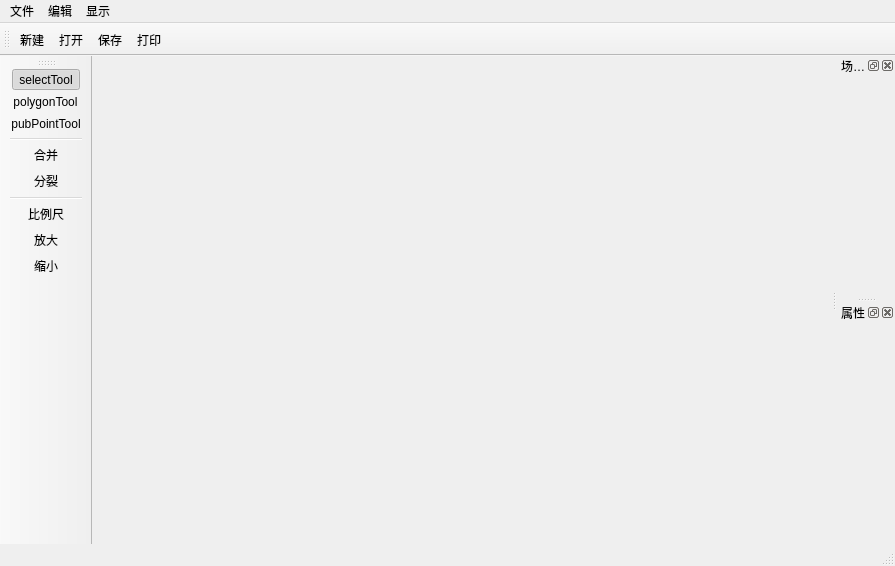
<?xml version="1.0" encoding="UTF-8"?>
<ui version="4.0">
 <class>MainWindow</class>
 <widget class="QMainWindow" name="MainWindow">
  <property name="geometry">
   <rect>
    <x>0</x>
    <y>0</y>
    <width>895</width>
    <height>566</height>
   </rect>
  </property>
  <property name="windowTitle">
   <string>MainWindow</string>
  </property>
  <widget class="QWidget" name="centralWidget"/>
  <widget class="QMenuBar" name="menuBar">
   <property name="geometry">
    <rect>
     <x>0</x>
     <y>0</y>
     <width>895</width>
     <height>21</height>
    </rect>
   </property>
   <widget class="QMenu" name="menu_File">
    <property name="title">
     <string>文件</string>
    </property>
    <addaction name="actionNew"/>
    <addaction name="actionOpen"/>
    <addaction name="actionRecent"/>
    <addaction name="separator"/>
    <addaction name="actionClose"/>
    <addaction name="actionSave"/>
    <addaction name="actionSaveAs"/>
    <addaction name="separator"/>
    <addaction name="actionPrintCurrent"/>
    <addaction name="actionPrint"/>
    <addaction name="separator"/>
   </widget>
   <widget class="QMenu" name="menu">
    <property name="title">
     <string>编辑</string>
    </property>
    <addaction name="actionUndo"/>
    <addaction name="actionRedo"/>
    <addaction name="separator"/>
    <addaction name="actionAddFloor"/>
    <addaction name="actionAddFuncArea"/>
    <addaction name="actionAddPubpoint"/>
    <addaction name="separator"/>
    <addaction name="actionDelete"/>
   </widget>
   <widget class="QMenu" name="menu_2">
    <property name="title">
     <string>显示</string>
    </property>
    <addaction name="actionShowText"/>
    <addaction name="actionFont"/>
    <addaction name="separator"/>
    <addaction name="actionZoomIn"/>
    <addaction name="actionZoomOut"/>
    <addaction name="actionResetZoom"/>
   </widget>
   <addaction name="menu_File"/>
   <addaction name="menu"/>
   <addaction name="menu_2"/>
  </widget>
  <widget class="QToolBar" name="mainToolBar">
   <attribute name="toolBarArea">
    <enum>TopToolBarArea</enum>
   </attribute>
   <attribute name="toolBarBreak">
    <bool>false</bool>
   </attribute>
   <addaction name="actionNew"/>
   <addaction name="actionOpen"/>
   <addaction name="actionSave"/>
   <addaction name="actionPrint"/>
  </widget>
  <widget class="QStatusBar" name="statusBar"/>
  <widget class="QToolBar" name="toolToolBar">
   <property name="windowTitle">
    <string>toolBar</string>
   </property>
   <attribute name="toolBarArea">
    <enum>LeftToolBarArea</enum>
   </attribute>
   <attribute name="toolBarBreak">
    <bool>false</bool>
   </attribute>
   <addaction name="actionSelectTool"/>
   <addaction name="actionPolygonTool"/>
   <addaction name="actionPubPointTool"/>
   <addaction name="separator"/>
   <addaction name="actionMergeTool"/>
   <addaction name="actionSplitTool"/>
   <addaction name="separator"/>
   <addaction name="actionScaleTool"/>
   <addaction name="actionZoomIn"/>
   <addaction name="actionZoomOut"/>
  </widget>
  <widget class="QDockWidget" name="dockTreeWidget">
   <property name="windowTitle">
    <string>场景结构</string>
   </property>
   <attribute name="dockWidgetArea">
    <number>2</number>
   </attribute>
   <widget class="QWidget" name="dockTreeWidgetContents">
    <property name="sizePolicy">
     <sizepolicy hsizetype="Preferred" vsizetype="Preferred">
      <horstretch>0</horstretch>
      <verstretch>0</verstretch>
     </sizepolicy>
    </property>
   </widget>
  </widget>
  <widget class="QDockWidget" name="dockPropertyWidget">
   <property name="windowTitle">
    <string>属性</string>
   </property>
   <attribute name="dockWidgetArea">
    <number>2</number>
   </attribute>
   <widget class="QWidget" name="dockPropWidgetContents"/>
  </widget>
  <action name="actionOpen">
   <property name="icon">
    <iconset resource="IndoorMapEditor.qrc">
     <normaloff>:/src/icon/fileopen.png</normaloff>:/src/icon/fileopen.png</iconset>
   </property>
   <property name="text">
    <string>打开...</string>
   </property>
   <property name="toolTip">
    <string>打开文件</string>
   </property>
   <property name="shortcut">
    <string>Ctrl+O</string>
   </property>
  </action>
  <action name="actionSave">
   <property name="icon">
    <iconset resource="IndoorMapEditor.qrc">
     <normaloff>:/src/icon/filesave.png</normaloff>:/src/icon/filesave.png</iconset>
   </property>
   <property name="text">
    <string>保存</string>
   </property>
   <property name="toolTip">
    <string>保存文件</string>
   </property>
   <property name="shortcut">
    <string>Ctrl+S</string>
   </property>
  </action>
  <action name="actionNew">
   <property name="icon">
    <iconset resource="IndoorMapEditor.qrc">
     <normaloff>:/src/icon/filenew.png</normaloff>:/src/icon/filenew.png</iconset>
   </property>
   <property name="text">
    <string>新建</string>
   </property>
   <property name="toolTip">
    <string>新建文件</string>
   </property>
   <property name="shortcut">
    <string>Ctrl+N</string>
   </property>
  </action>
  <action name="actionClose">
   <property name="text">
    <string>关闭</string>
   </property>
   <property name="toolTip">
    <string>关闭文件</string>
   </property>
   <property name="shortcut">
    <string>Ctrl+W</string>
   </property>
  </action>
  <action name="actionRecent">
   <property name="text">
    <string>最近打开的文件</string>
   </property>
   <property name="toolTip">
    <string>最近打开的文件</string>
   </property>
  </action>
  <action name="actionSaveAs">
   <property name="text">
    <string>另存为...</string>
   </property>
   <property name="toolTip">
    <string>另存为文件</string>
   </property>
   <property name="shortcut">
    <string>Ctrl+Shift+S</string>
   </property>
  </action>
  <action name="actionQuit">
   <property name="text">
    <string>退出</string>
   </property>
   <property name="toolTip">
    <string>退出程序</string>
   </property>
  </action>
  <action name="actionPrint">
   <property name="icon">
    <iconset resource="IndoorMapEditor.qrc">
     <normaloff>:/src/icon/fileprint.png</normaloff>:/src/icon/fileprint.png</iconset>
   </property>
   <property name="text">
    <string>打印...</string>
   </property>
   <property name="toolTip">
    <string>打印</string>
   </property>
   <property name="shortcut">
    <string>Ctrl+P</string>
   </property>
  </action>
  <action name="actionExport">
   <property name="text">
    <string>导出</string>
   </property>
  </action>
  <action name="actionPolygonTool">
   <property name="checkable">
    <bool>true</bool>
   </property>
   <property name="icon">
    <iconset resource="IndoorMapEditor.qrc">
     <normaloff>:/src/icon/polygon.png</normaloff>:/src/icon/polygon.png</iconset>
   </property>
   <property name="text">
    <string>polygonTool</string>
   </property>
   <property name="toolTip">
    <string>创建多边形</string>
   </property>
  </action>
  <action name="actionSelectTool">
   <property name="checkable">
    <bool>true</bool>
   </property>
   <property name="checked">
    <bool>true</bool>
   </property>
   <property name="icon">
    <iconset resource="IndoorMapEditor.qrc">
     <normaloff>:/src/icon/select.png</normaloff>:/src/icon/select.png</iconset>
   </property>
   <property name="text">
    <string>selectTool</string>
   </property>
   <property name="toolTip">
    <string>选择工具</string>
   </property>
  </action>
  <action name="actionPubPointTool">
   <property name="checkable">
    <bool>true</bool>
   </property>
   <property name="icon">
    <iconset resource="IndoorMapEditor.qrc">
     <normaloff>:/src/icon/pubpoint.png</normaloff>:/src/icon/pubpoint.png</iconset>
   </property>
   <property name="text">
    <string>pubPointTool</string>
   </property>
   <property name="toolTip">
    <string>添加功能点</string>
   </property>
  </action>
  <action name="actionPanTool">
   <property name="checkable">
    <bool>true</bool>
   </property>
   <property name="icon">
    <iconset resource="IndoorMapEditor.qrc">
     <normaloff>:/src/icon/pan.png</normaloff>:/src/icon/pan.png</iconset>
   </property>
   <property name="text">
    <string>panTool</string>
   </property>
   <property name="toolTip">
    <string>平移工具</string>
   </property>
  </action>
  <action name="actionUndo">
   <property name="icon">
    <iconset resource="IndoorMapEditor.qrc">
     <normaloff>:/src/icon/editundo.png</normaloff>:/src/icon/editundo.png</iconset>
   </property>
   <property name="text">
    <string>撤销</string>
   </property>
   <property name="shortcut">
    <string>Ctrl+Z</string>
   </property>
  </action>
  <action name="actionRedo">
   <property name="icon">
    <iconset resource="IndoorMapEditor.qrc">
     <normaloff>:/src/icon/editredo.png</normaloff>:/src/icon/editredo.png</iconset>
   </property>
   <property name="text">
    <string>重做</string>
   </property>
   <property name="shortcut">
    <string>Ctrl+Shift+Z</string>
   </property>
  </action>
  <action name="actionAddFloor">
   <property name="text">
    <string>添加楼层</string>
   </property>
  </action>
  <action name="actionAddFuncArea">
   <property name="text">
    <string>添加房间</string>
   </property>
  </action>
  <action name="actionAddPubpoint">
   <property name="text">
    <string>添加公共设施点</string>
   </property>
  </action>
  <action name="actionDelete">
   <property name="text">
    <string>删除</string>
   </property>
   <property name="shortcut">
    <string>Del</string>
   </property>
  </action>
  <action name="actionZoomTool">
   <property name="icon">
    <iconset resource="IndoorMapEditor.qrc">
     <normaloff>:/src/icon/zoomin.png</normaloff>:/src/icon/zoomin.png</iconset>
   </property>
   <property name="text">
    <string>放缩</string>
   </property>
   <property name="toolTip">
    <string>缩放场景</string>
   </property>
  </action>
  <action name="actionShowText">
   <property name="checkable">
    <bool>true</bool>
   </property>
   <property name="checked">
    <bool>true</bool>
   </property>
   <property name="text">
    <string>显示店铺名称</string>
   </property>
   <property name="toolTip">
    <string>显示视图中的店铺名称</string>
   </property>
  </action>
  <action name="actionFont">
   <property name="text">
    <string>字体...</string>
   </property>
   <property name="toolTip">
    <string>设置视图中的字体</string>
   </property>
  </action>
  <action name="actionZoomIn">
   <property name="icon">
    <iconset resource="IndoorMapEditor.qrc">
     <normaloff>:/src/icon/zoomin.png</normaloff>:/src/icon/zoomin.png</iconset>
   </property>
   <property name="text">
    <string>放大</string>
   </property>
   <property name="toolTip">
    <string>放大场景</string>
   </property>
   <property name="shortcut">
    <string>Ctrl+=</string>
   </property>
  </action>
  <action name="actionZoomOut">
   <property name="icon">
    <iconset resource="IndoorMapEditor.qrc">
     <normaloff>:/src/icon/zoomout.png</normaloff>:/src/icon/zoomout.png</iconset>
   </property>
   <property name="text">
    <string>缩小</string>
   </property>
   <property name="toolTip">
    <string>缩小场景</string>
   </property>
   <property name="shortcut">
    <string>Ctrl+-</string>
   </property>
  </action>
  <action name="actionResetZoom">
   <property name="text">
    <string>重置缩放</string>
   </property>
   <property name="toolTip">
    <string>重置场景缩放</string>
   </property>
  </action>
  <action name="actionMergeTool">
   <property name="checkable">
    <bool>true</bool>
   </property>
   <property name="icon">
    <iconset resource="IndoorMapEditor.qrc">
     <normaloff>:/src/icon/merge.png</normaloff>:/src/icon/merge.png</iconset>
   </property>
   <property name="text">
    <string>合并
</string>
   </property>
   <property name="toolTip">
    <string>合并店铺</string>
   </property>
  </action>
  <action name="actionSplitTool">
   <property name="checkable">
    <bool>true</bool>
   </property>
   <property name="icon">
    <iconset resource="IndoorMapEditor.qrc">
     <normaloff>:/src/icon/split.png</normaloff>:/src/icon/split.png</iconset>
   </property>
   <property name="text">
    <string>分裂</string>
   </property>
   <property name="toolTip">
    <string>分裂店铺工具</string>
   </property>
  </action>
  <action name="actionScaleTool">
   <property name="checkable">
    <bool>true</bool>
   </property>
   <property name="icon">
    <iconset resource="IndoorMapEditor.qrc">
     <normaloff>:/src/icon/scale.png</normaloff>:/src/icon/scale.png</iconset>
   </property>
   <property name="text">
    <string>比例尺</string>
   </property>
   <property name="toolTip">
    <string>比例尺工具</string>
   </property>
  </action>
  <action name="actionPrintCurrent">
   <property name="icon">
    <iconset resource="IndoorMapEditor.qrc">
     <normaloff>:/src/icon/fileprint.png</normaloff>:/src/icon/fileprint.png</iconset>
   </property>
   <property name="text">
    <string>打印当前页...</string>
   </property>
   <property name="toolTip">
    <string>打印当前视图</string>
   </property>
  </action>
 </widget>
 <layoutdefault spacing="6" margin="11"/>
 <resources>
  <include location="IndoorMapEditor.qrc"/>
 </resources>
 <connections/>
</ui>
